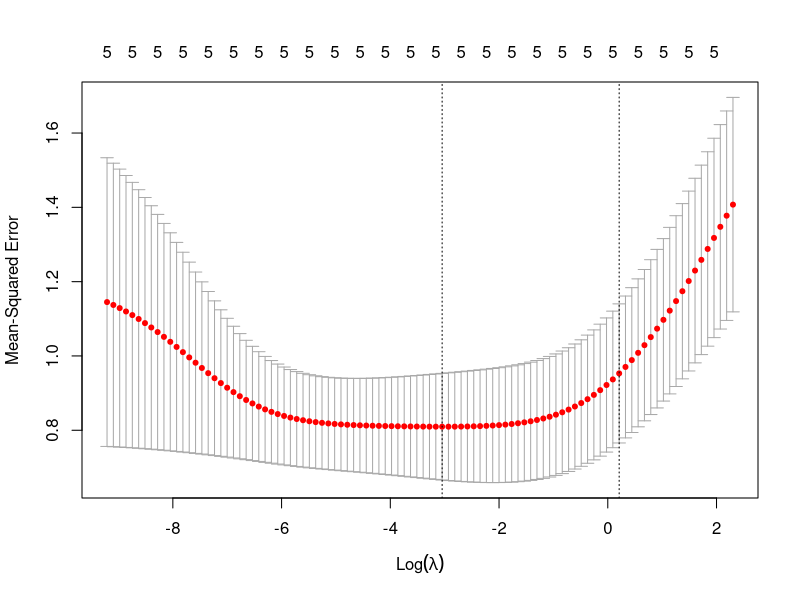
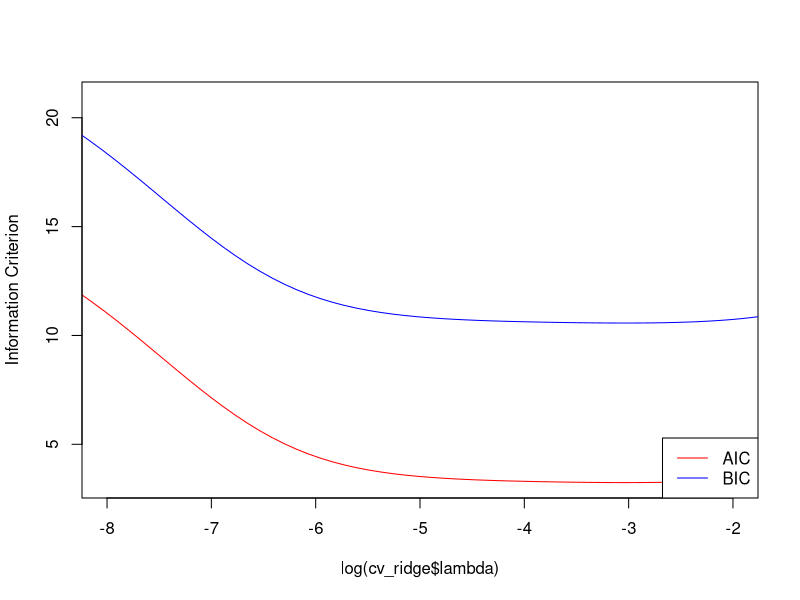
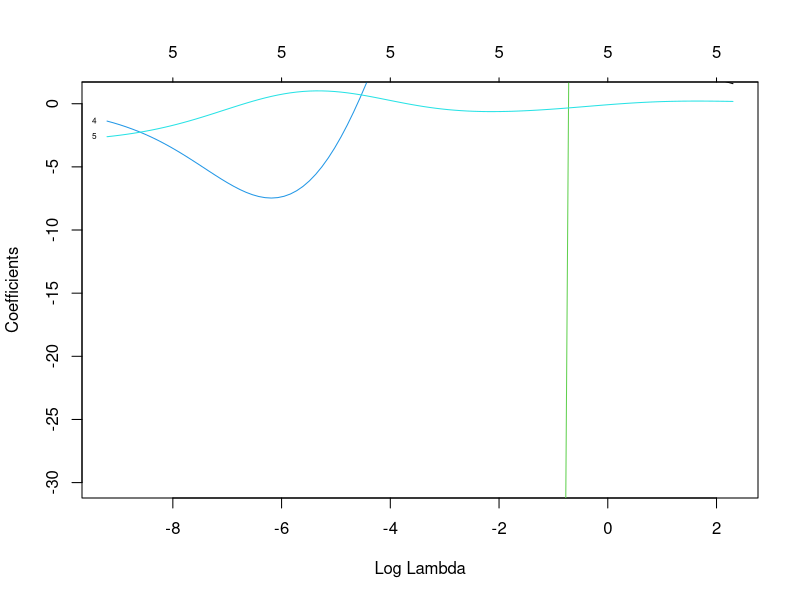
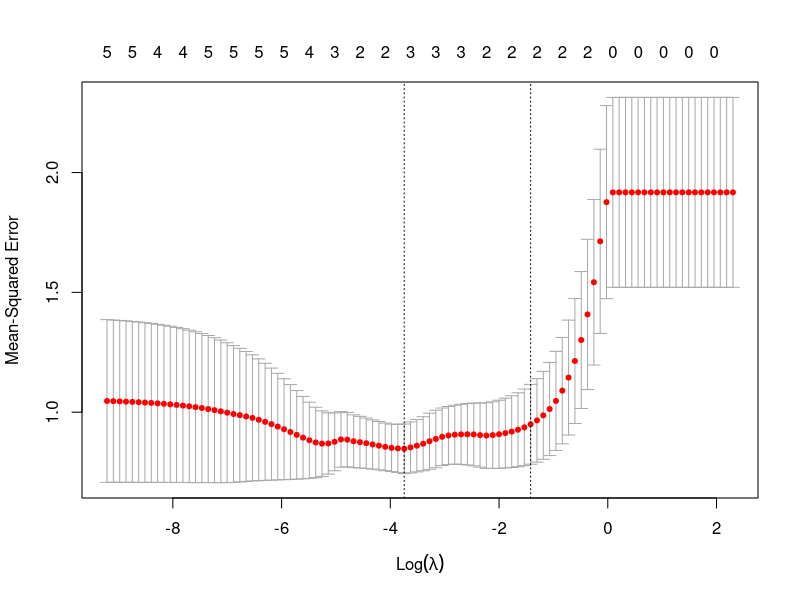
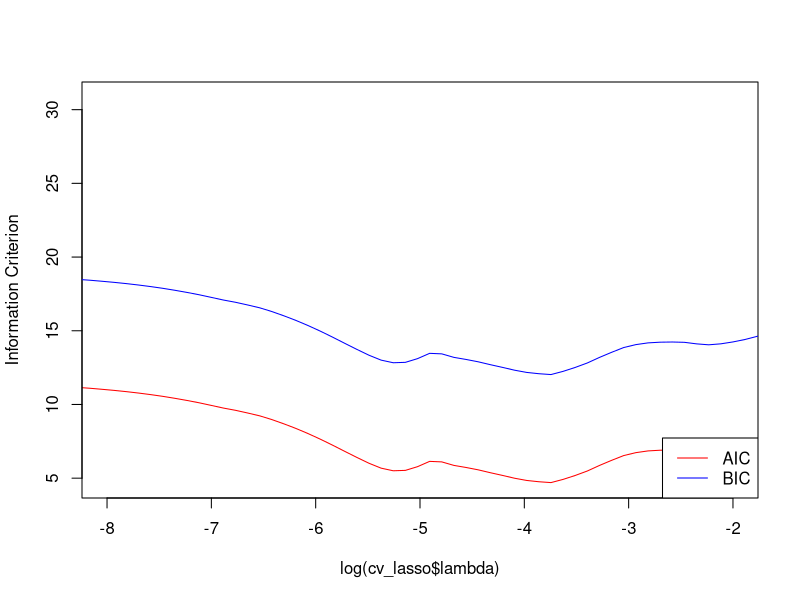

Reproduce these figures in R, in order.
## ---- chunk 1
knitr::opts_chunk$set(echo = TRUE)
## ---- chunk 2
cookies_data <- read.csv("cookies.csv")
## ---- chunk 3
# Computation (mean, standard deviation, minimum and maximum)

cookies_data$mean <- rowMeans(cookies_data[, 2:701])
cookies_data$stDev <- apply(cookies_data[, 2:701], 1, sd)
cookies_data$min <- apply(cookies_data[, 2:701], 1, min)
cookies_data$max <- apply(cookies_data[, 2:701], 1, max)


# Computation (slope)

# Function: compute_slope
# @param: spectrum_values of a cookie (here, column 2 to 701)
# @return: slope of the spectrum curve for a cookie
compute_slope <- function(spectrum_values) {
  pos <- 1:length(spectrum_values)
  lm_model <- lm(spectrum_values ~ pos)
  slope <- coef(lm_model)[2]
  return(slope)
}

cookies_data$slope <- apply(cookies_data[, 2:701], 1, compute_slope) 


# Display of the new columns
head(cookies_data[,702:706])
## ---- chunk 4
# Only features and fat values are retrieved

cookies_features <- cookies_data[c("fat", "mean", "stDev", "slope", "min", "max")]
head(cookies_features)

X <- as.matrix(cookies_features[, -1]) # co-variables
y <- cookies_features$fat # target variable
## ---- chunk 5
# glmnet package is required 
# install.packages("glmnet")
library(glmnet)
library(MASS)
## ---- chunk 6
# Cross validation
lambdas_log <- 10^seq(-4, 1, length.out = 100)
cv_ridge <- cv.glmnet(X, y, alpha=0, lambda = (lambdas_log), standardize = TRUE)

plot(cv_ridge)
best_lambda <- cv_ridge$lambda.min # lambda that gives the lowest MSE
print(paste("The best value for lambda is", best_lambda))
## ---- chunk 7
# AIC and BIC
n <- nrow(X)
p <- ncol(X)
aic <- n * log(cv_ridge$cvm) + 2 * p
bic <- n * log(cv_ridge$cvm) + log(n) * p

plot(log(cv_ridge$lambda), aic, col = "red1", type = "l", xlim = c(-8, -2), ylab = "Information Criterion")
lines(log(cv_ridge$lambda), bic, col = "blue1")
legend("bottomright", lwd = 1, col = c("red1", "blue1"), legend = c("AIC", "BIC"))

best_lambda_aic <- cv_ridge$lambda[which.min(aic)] # lambda that gives the lowest AIC
best_lambda_bic <- cv_ridge$lambda[which.min(bic)] # lambda that gives the lowest BIC
## ---- chunk 8
lambda_values <- c(best_lambda, best_lambda_aic, best_lambda_bic)
lambda_values
## ---- chunk 9
plot(cv_ridge$glmnet.fit, xvar = "lambda", label = TRUE, ylim = c(-30, 0.5))
## ---- chunk 10
best_model_ridge <- glmnet(X, y, alpha=0, lambda = best_lambda)
coef(best_model_ridge)
## ---- chunk 11
predictions <- predict(best_model_ridge, newx = X)

# RMSE
rmse <- sqrt(mean((predictions - y)^2)) 
print(paste("RMSE ridge model :", rmse))

# R^2
r_squared <- 1 - sum((y - predictions)^2) / sum((y - mean(y))^2)
print(paste("R^2 ridge model :", r_squared))

## ---- chunk 12
cv_lasso <- cv.glmnet(X, y, alpha=1, lambda = (lambdas_log), standardize = TRUE)

plot(cv_lasso)
best_lambda_lasso <- cv_lasso$lambda.min # lambda that gives the lowest MSE
print(paste("The best value for lambda is", best_lambda_lasso))
## ---- chunk 13
# AIC and BIC
n <- nrow(X)
p <- ncol(X)
lasso_aic <- n * log(cv_lasso$cvm) + 2 * p
lasso_bic <- n * log(cv_lasso$cvm) + log(n) * p

plot(log(cv_lasso$lambda), lasso_aic, col = "red1", type = "l", xlim = c(-8, -2), ylab = "Information Criterion")
lines(log(cv_lasso$lambda), lasso_bic, col = "blue1")
legend("bottomright", lwd = 1, col = c("red1", "blue1"), legend = c("AIC", "BIC"))

best_lambda_lasso_aic <- cv_lasso$lambda[which.min(lasso_aic)] # lambda that gives the lowest AIC
best_lambda_lasso_bic <- cv_lasso$lambda[which.min(lasso_bic)] # lambda that gives the lowest BIC
## ---- chunk 14
lambda_lasso_values <- c(best_lambda_lasso, best_lambda_lasso_aic, best_lambda_lasso_bic)
lambda_lasso_values
## ---- chunk 15
best_model_lasso <- glmnet(X, y, alpha=1, lambda = best_lambda_lasso)
coef(best_model_lasso)
## ---- chunk 16
predictions <- predict(best_model_lasso, newx = X)

# RMSE
rmse <- sqrt(mean((predictions - y)^2)) 
print(paste("RMSE lasso model :", rmse))

# R^2
r_squared <- 1 - sum((y - predictions)^2) / sum((y - mean(y))^2)
print(paste("R^2 lasso model :", r_squared))

## ---- chunk 17
model_linear <- lm(y ~ X)

predictions_linear <- predict(model_linear, newdata = data.frame(X))

# RMSE
rmse_linear <- sqrt(mean((predictions_linear - y)^2)) 
print(paste("RMSE linear model :", rmse_linear))

# R^2
r_squared_linear <- 1 - sum((y - predictions_linear)^2) / sum((y - mean(y))^2)
print(paste("R^2 linear model :", r_squared_linear))
